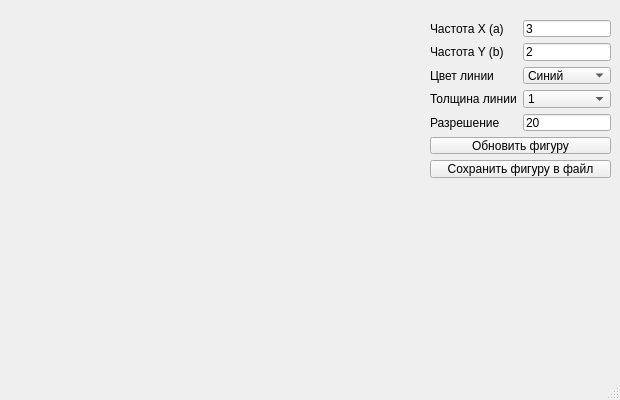
<?xml version="1.0" encoding="UTF-8"?>
<ui version="4.0">
 <class>MainWindow</class>
 <widget class="QMainWindow" name="MainWindow">
  <property name="geometry">
   <rect>
    <x>0</x>
    <y>0</y>
    <width>620</width>
    <height>400</height>
   </rect>
  </property>
  <property name="windowTitle">
   <string>MainWindow</string>
  </property>
  <widget class="QWidget" name="centralwidget">
   <widget class="QWidget" name="layoutWidget">
    <property name="geometry">
     <rect>
      <x>430</x>
      <y>20</y>
      <width>181</width>
      <height>158</height>
     </rect>
    </property>
    <layout class="QFormLayout" name="formLayout">
     <item row="0" column="1">
      <widget class="QLineEdit" name="freq_y_lineedit">
       <property name="text">
        <string>3</string>
       </property>
      </widget>
     </item>
     <item row="4" column="1">
      <widget class="QLineEdit" name="freq_rezol_lineedit">
       <property name="text">
        <string>20</string>
       </property>
      </widget>
     </item>
     <item row="1" column="0">
      <widget class="QLabel" name="label_2">
       <property name="text">
        <string>Частота Y (b)</string>
       </property>
      </widget>
     </item>
     <item row="1" column="1">
      <widget class="QLineEdit" name="freq_x_lineedit">
       <property name="text">
        <string>2</string>
       </property>
      </widget>
     </item>
     <item row="2" column="0">
      <widget class="QLabel" name="label_3">
       <property name="text">
        <string>Цвет линии</string>
       </property>
      </widget>
     </item>
     <item row="2" column="1">
      <widget class="QComboBox" name="color_combobox">
       <item>
        <property name="text">
         <string>Синий</string>
        </property>
       </item>
       <item>
        <property name="text">
         <string>Зелёный</string>
        </property>
       </item>
       <item>
        <property name="text">
         <string>Красный</string>
        </property>
       </item>
       <item>
        <property name="text">
         <string>Жёлтый</string>
        </property>
       </item>
      </widget>
     </item>
     <item row="3" column="0">
      <widget class="QLabel" name="label_4">
       <property name="text">
        <string>Толщина линии</string>
       </property>
      </widget>
     </item>
     <item row="3" column="1">
      <widget class="QComboBox" name="width_combobox">
       <item>
        <property name="text">
         <string>1</string>
        </property>
       </item>
       <item>
        <property name="text">
         <string>2</string>
        </property>
       </item>
       <item>
        <property name="text">
         <string>3</string>
        </property>
       </item>
       <item>
        <property name="text">
         <string>4</string>
        </property>
       </item>
      </widget>
     </item>
     <item row="4" column="0">
      <widget class="QLabel" name="label_5">
       <property name="text">
        <string>Разрешение</string>
       </property>
      </widget>
     </item>
     <item row="5" column="0" colspan="2">
      <widget class="QPushButton" name="plot_button">
       <property name="text">
        <string>Обновить фигуру</string>
       </property>
      </widget>
     </item>
     <item row="6" column="0" colspan="2">
      <widget class="QPushButton" name="save_button">
       <property name="text">
        <string>Сохранить фигуру в файл</string>
       </property>
      </widget>
     </item>
     <item row="0" column="0">
      <widget class="QLabel" name="label">
       <property name="text">
        <string>Частота X (a)</string>
       </property>
      </widget>
     </item>
    </layout>
   </widget>
  </widget>
  <widget class="QMenuBar" name="menubar">
   <property name="geometry">
    <rect>
     <x>0</x>
     <y>0</y>
     <width>620</width>
     <height>21</height>
    </rect>
   </property>
  </widget>
  <widget class="QStatusBar" name="statusbar"/>
 </widget>
 <resources/>
 <connections/>
</ui>
